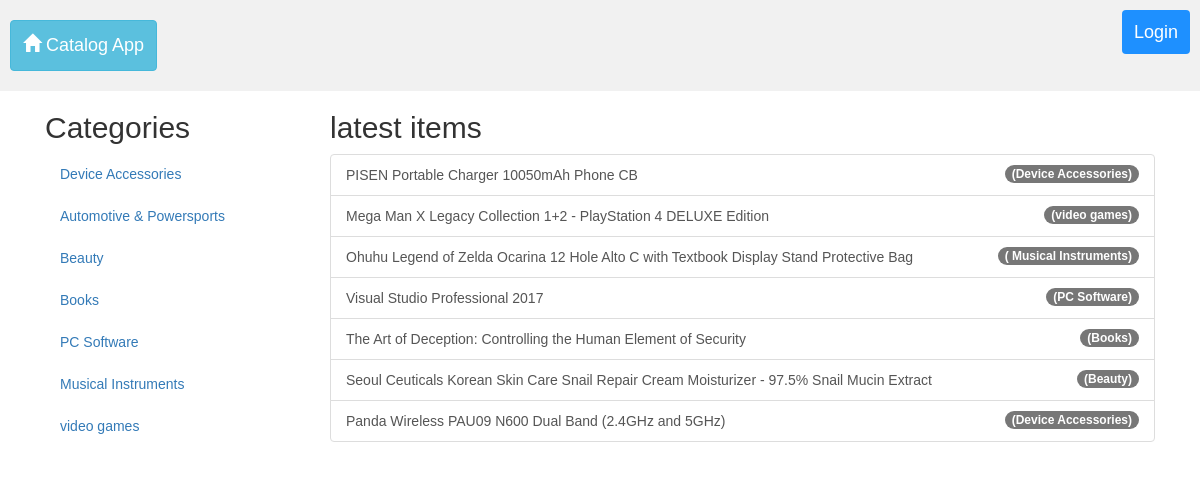
/CatalogApp, run on an earlier commit of the app's database.
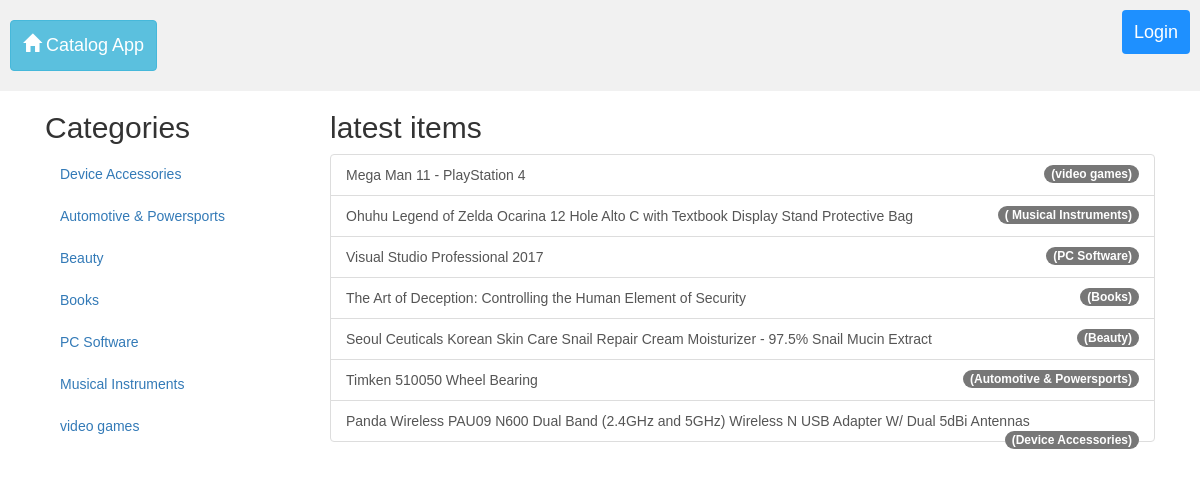
And on a later commit of the database.
### db_setup.py (models this page shows, shortened)
class Category(Base):
    __tablename__ = 'category'
    t_id = Column(Integer, primary_key=True)
    t_catName = Column(String(250), nullable=False, unique=True)
    t_userId = Column(Integer, ForeignKey('user.t_id'))
    t_relationU = relationship(User)

class Item(Base):
    __tablename__ = 'item'
    t_id = Column(Integer, primary_key=True)
    t_itemName = Column(String(100), nullable=False, unique=True)
    t_itemDescription = Column(String(250), nullable=False)
    t_userId = Column(Integer, ForeignKey('user.t_id', ondelete="CASCADE"))
    t_relationU = relationship(User)
    t_catId = Column(Integer, ForeignKey('category.t_id', ondelete="CASCADE"))
    t_relationC = relationship(Category)

### V2project3.py (the view)
@app.route('/')
@app.route('/CatalogApp')
def mainPage():
    if 'user_email' in login_session:
        print(login_session['user_email'])
        categories = session.query(Category).all()
        latestItems = \
            session.query(Item).order_by(desc(Item.t_id)).limit(7)
        return render_template('privateMain.html',
                               mainCategories=categories,
                               mainItems=latestItems,
                               current_user=login_session['user_email'],
                               session_type=login_session['type'],
                               user_id=login_session['user_id'])
    else:
        print('nothing in login session')
        categories = session.query(Category).all()
        latestItems = \
            session.query(Item).order_by(desc(Item.t_id)).limit(7)
        return render_template('publicMain.html',
                               mainCategories=categories,
                               mainItems=latestItems)

### templates/publicMain.html
{% extends "startPublic.html" %}
{% block content %}
<div class="container-fluid">
    <div class="row content">
        <div class="col-sm-3 sidenav">
            <h2>Categories</h2>
            <ul class="nav nav-pills nav-stacked">
                {% for htmlCategory in mainCategories %}
                <li>
                    <a href="{{url_for('catPage', category_name=htmlCategory.t_catName)}}">{{htmlCategory.t_catName}}</a>
                </li>
                {% endfor %}
            </ul>
        </div>
        <div class="col-sm-9">
            <h2>latest items</h2>
            <div class="list-group">
                {% for item in mainItems %} {% for cati in mainCategories %} {% if cati.t_id == item.t_catId %}
                <a href="{{url_for('itemPage',category_name=cati.t_catName,item_name=item.t_itemName)}}" class="list-group-item">{{item.t_itemName}}
                    <span class="badge">({{cati.t_catName}})</span>
                </a>
                {% endif %} {% endfor %} {% endfor %}
            </div>
        </div>
    </div>
</div>
{% endblock %}

### templates/startPublic.html (shortened to what this page needs)
<!DOCTYPE html>
<html>
<head>
    <link rel="stylesheet" href="https://maxcdn.bootstrapcdn.com/bootstrap/3.3.7/css/bootstrap.min.css">
</head>
<body>
    <div class="header">
        <a href="{{url_for('mainPage')}}" class="btn btn-info btn-lg">
            <span class="glyphicon glyphicon-home"></span> Catalog App
        </a>
        <div class="header-right">
            <a class="active" href="{{url_for('start')}}">Login</a>
        </div>
    </div>
    <div class="container">
        {% block content %}
        {% endblock %}
    </div>
</body>
</html>

### templates/startPublic.html (style rules this page uses)
* { box-sizing: border-box; }
body { margin: 0; font-family: Arial; }
.header { overflow: hidden; background-color: #f1f1f1; padding: 20px 10px; }
.header a { text-align: center; padding: 12px; text-decoration: none; font-size: 18px; line-height: 25px; border-radius: 4px; }
.header a.active { background-color: dodgerblue; color: white; }
.header-right { float: right; }

What changed in the data, as far as the page shows it:
removed Item: t_itemName "PISEN Portable Charger 10050mAh Phone CB", Category (t_catName "Device Accessories")
removed Item: t_itemName "Mega Man X Legacy Collection 1+2 - PlayStation 4 DELUXE Edition", Category (t_catName "video games")
added Item: t_itemName "Mega Man 11 - PlayStation 4", Category (t_catName "video games")
added Item: t_itemName "Timken 510050 Wheel Bearing", Category (t_catName "Automotive & Powersports")
changed Item: t_itemName "Panda Wireless PAU09 N600 Dual Band (2.4GHz and 5GHz)" → "Panda Wireless PAU09 N600 Dual Band (2.4GHz and 5GHz) Wireless N USB Adapter W/ Dual 5dBi Antennas"
